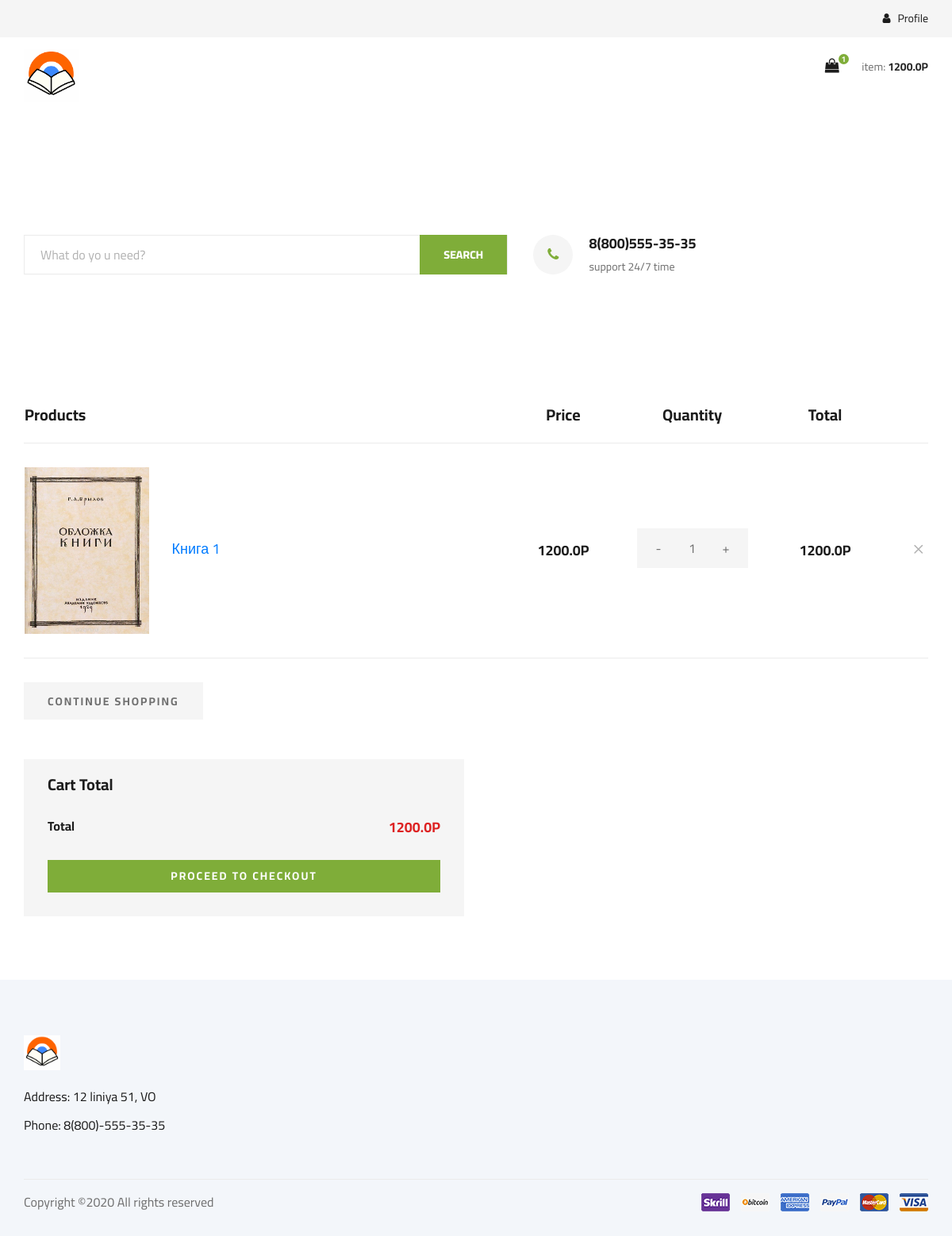
/cart (signed in), run on an earlier commit of the app's database.
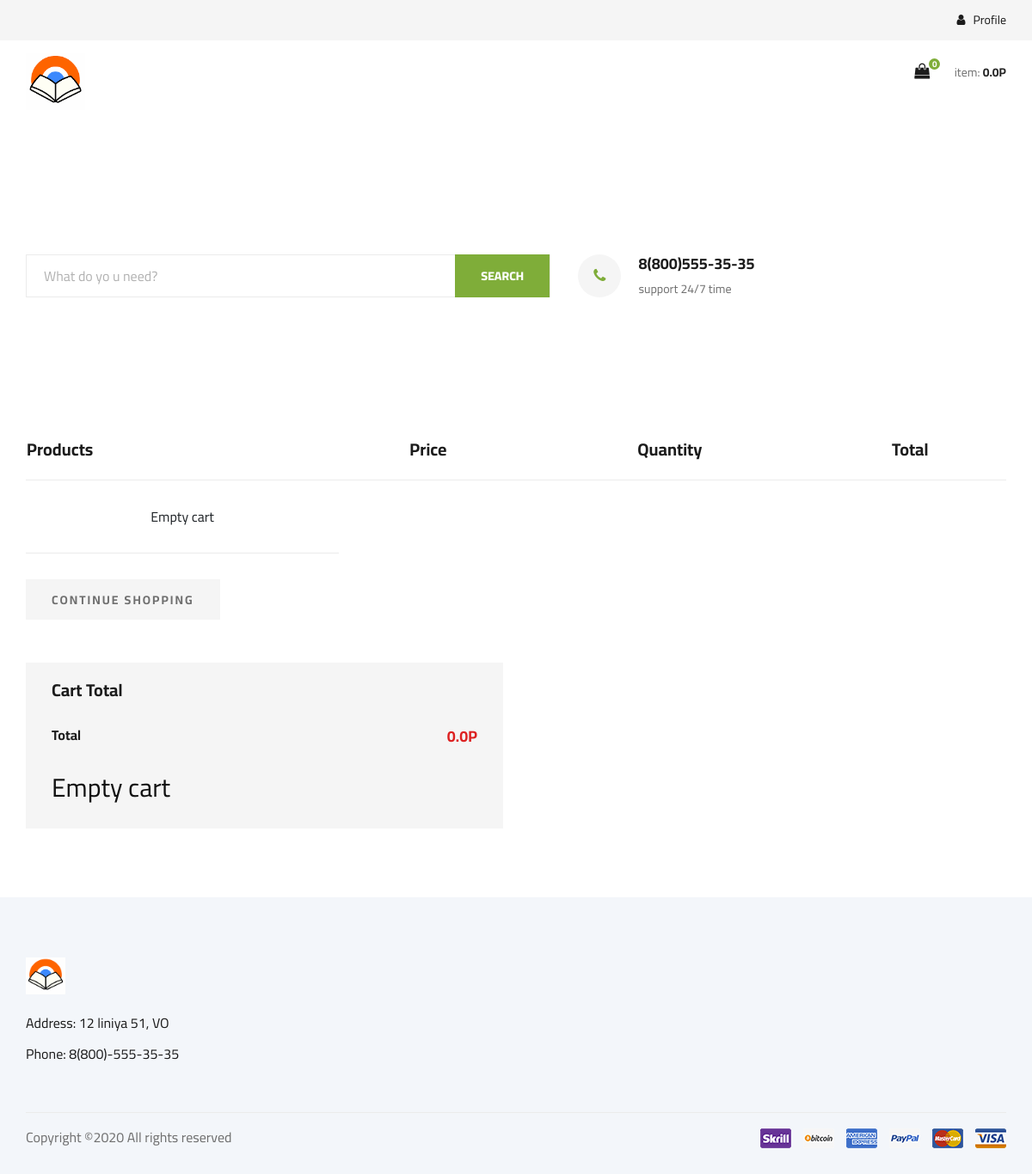
And on a later commit of the database.
### tables this page shows
CREATE TABLE "Корзина" (
	"user_id"	INTEGER NOT NULL,
	"product_id"	INTEGER NOT NULL,
	"count"	INTEGER NOT NULL,
	FOREIGN KEY("product_id") REFERENCES "Товар"("id"),
	FOREIGN KEY("user_id") REFERENCES "Покупатель"("id")
);

CREATE TABLE "Товар" (
	"id"	INTEGER NOT NULL UNIQUE,
	"title"	TEXT NOT NULL,
	"desc"	TEXT,
	"cost_purchase"	FLOAT NOT NULL,
	"cost_sale"	FLOAT NOT NULL,
	"quantity"	INTEGER NOT NULL,
	"tags"	TEXT,
	"rate"	FLOAT DEFAULT 0.0,
	"imageLink"	TEXT,
	PRIMARY KEY("id" AUTOINCREMENT)
);

### app/views.py (the view)
@app.route('/cart',methods=['GET'])
def cart():
    result = {}
    if flask_login.current_user.is_authenticated:
        cart = Cart.getCartOfUser(flask_login.current_user.userID) #TODO: CHECK STATUS
        if(cart['status'] == 0):
            return render_template('shoping-cart.html',
            user = flask_login.current_user,
            productsInCart = cart['data'])
        else:
            return render_template('shoping-cart.html',
            user = flask_login.current_user,
            error = cart['message'])
    else:
        return redirect(url_for('loginUser'))

### app/model.py (called while the page is built)
@login_manager.user_loader
def load_user(userID):
    cursor = db.execute('select * from Покупатель where id = {};'.format(userID))
    allRows = cursor.fetchall()
    if(len(allRows) == 0):
        return None
    row = allRows[0]
    return User(userID = row[0],email = row[4],
    password_hash = row[6],last_name=row[1],
    first_name =row[2] ,birthdate = row[5])

### app/models/Cart.py (called while the page is built)
    @staticmethod #TODO: REFACTOR
    def countTotalCostOfUser(userID):
        cursor = db.execute('select pr.cost_sale,cart.count,cart.count*pr.cost_sale,pr.id \
                as "Total" from Товар as pr \
                inner join Корзина as cart on pr.id == product_id \
                and user_id = {};'.format(userID))
        allRows = cursor.fetchall()
        total = 0.0
        for row in allRows:
            total += row[2]
        cursor.close()
        return total

### app/models/User.py (called while the page is built)
    def getTotalCostOfCart(self):
        return Cart.countTotalCostOfUser(self.userID)

    def getCountOfItemsInCart(self):
        return Cart.getCountOfItemsInCart(self.userID)["data"][0]

### utils/imageHelper.py (called while the page is built)
def makeFullPathToImage(imageLink):
    return 'img/book/' + imageLink

### app/templates/shoping-cart.html (shortened to what this page needs)
<!DOCTYPE html>
<html lang="zxx">
<head>
    <link rel="stylesheet" href="{{url_for('static',filename='css/bootstrap.min.css')}}" type="text/css">
    <link rel="stylesheet" href="{{url_for('static',filename='css/font-awesome.min.css')}}" type="text/css">
    <link rel="stylesheet" href="{{url_for('static',filename='css/elegant-icons.css')}}" type="text/css">
    <link rel="stylesheet" href="{{url_for('static',filename='css/nice-select.css')}}" type="text/css">
    <link rel="stylesheet" href="{{url_for('static',filename='css/jquery-ui.min.css')}}" type="text/css">
    <link rel="stylesheet" href="{{url_for('static',filename='css/owl.carousel.min.css')}}" type="text/css">
    <link rel="stylesheet" href="{{url_for('static',filename='css/slicknav.min.css')}}" type="text/css">
    <link rel="stylesheet" href="{{url_for('static',filename='css/style.css')}}" type="text/css">
</head>
<body>
    <header class="header">
        <div class="header__top">
        <div class="container">
        <div class="row">
        <div class="col-lg-6 col-md-6">
        </div>
        <div class="col-lg-6 col-md-6">
        <div class="header__top__right">
          {% if user.is_authenticated %}
          <div class="header__top__right__auth">
            <a href="{{url_for('userInfo')}}"><i class="fa fa-user"></i> Profile</a>
            </div>
          {% else %}
        <div class="header__top__right__auth">
        <a href="{{url_for('loginUser')}}"><i class="fa fa-user"></i> Login</a>
        </div>
        {% endif %}
        </div>
        </div>
        </div>
        </div>
        </div>
        <div class="container">
        <div class="row">
        <div class="col-lg-3">
        <div class="header__logo">
        <a href="{{ url_for('showBooks',page=1) }}"><img width="30%" height="30%" src="{{ url_for('static',filename = 'img/logo.png') }}" alt=""></a>
        </div>
        </div>
        <div class="col-lg-3">
          </div>
          <div class="col-lg-3">
            </div>
        <div class="col-lg-3">
        <div class="header__cart">
        <ul>
          {% if user.is_authenticated%}
        <li><a href="/cart"><i class="fa fa-shopping-bag"></i> <span id="fa__fa-shopping-bag__indicator__quantity">{{user.getCountOfItemsInCart()}}</span></a></li>
          {% else %}
        <li><a href="{{url_for('loginUser')}}"><i class="fa fa-shopping-bag"></i> <span>0</span></a></li>
          {% endif %}
        </ul>
          {% if user.is_authenticated %}
        <div class="header__cart__price">item: <span id="header__cart__price__totalCost">{{user.getTotalCostOfCart()}}P</span></div>
          {% else %}
        <div class="header__cart__price">item: <span>0.0P</span></div>
          {% endif %}
        </div>
        </div>
        </div>
        </div>
        </header>
    <section class="hero">
        <div class="container">
        <div class="row">
        <div class="col-lg-9">
        <div class="hero__search">
        <div class="hero__search__form">
        <form action="{{ url_for('showBooks',page=1) }}" method="GET">
          {% if q%}
        <input name="q" type="text" placeholder="What do yo u need?" value = "{{ q }}">
          {%else %}
        <input name="q" type="text" placeholder="What do yo u need?">
          {% endif %}
        <button type="submit" class="site-btn">SEARCH</button>
        </form>
        </div>
        <div class="hero__search__phone">
        <div class="hero__search__phone__icon">
        <i class="fa fa-phone"></i>
        </div>
        <div class="hero__search__phone__text">
        <h5>8(800)555-35-35</h5>
        <span>support 24/7 time</span>
        </div>
        </div>
        </div>
        </div>
        </div>
        </div>
        </section>
    <section class="shoping-cart spad">
        <div class="container">
            <div class="row">
                <div class="col-lg-12">
                    <div class="shoping__cart__table">
                        <table>
                            <thead>
                                <tr>
                                    <th class="shoping__product">Products</th>
                                    <th>Price</th>
                                    <th>Quantity</th>
                                    <th>Total</th>
                                    <th></th>
                                </tr>
                            </thead>
                            <tbody>
                                {%if not error%}
                                {% if productsInCart|length == 0 %}
                                <tr><td>Empty cart</td></tr>
                                {% else %}
                                {% for product in productsInCart %}
                                <tr id={{ product.id }}>
                                    <td class="shoping__cart__item">
                                        <img style="max-width:25%;" src="{{ url_for('static',filename=product.imageLink) }}" alt="">
                                        <h5><a style="text-decoration: none;" href="{{ url_for('showDetailsOfBook',productID=product.id)}}">{{ product.title}}</a></h5>
                                    </td>
                                    <td class="shoping__cart__price">
                                        {{ product.cost }}P
                                    </td>
                                    <td class="shoping__cart__quantity">
                                        <div class="quantity">
                                            <div class="pro-qty-cart" value='{{ product.id }}' id='{{ product.cost }}'>
                                                <span class="dec qtybtn">-</span><input type="text" value="{{product.count}}" disabled><span class="inc qtybtn">+</span>
                                            </div>
                                        </div>
                                    </td>
                                    <td class="shoping__cart__total" id="{{product.id}}">
                                        {{product.total}}P
                                    </td>
                                    <td class="shoping__cart__item__close">
                                        <span class="icon_close"></span>
                                    </td>
                                </tr>
                                {% endfor %}
                                {%endif%}
                                {% else %}
                                <tr><td>{{error}}</td></tr>
                                {% endif %}
                            </tbody>
                        </table>
                    </div>
                </div>
            </div>
            <div class="row">
                <div class="col-lg-12">
                    <div class="shoping__cart__btns">
                        <a href="{{ url_for('showBooks',page=1) }}" class="primary-btn cart-btn">CONTINUE SHOPPING</a>
                    </div>
                </div>
                <div class="col-lg-6">
                    <div class="shoping__checkout">
                        <h5>Cart Total</h5>
                        <ul>
                            <li>Total <span>{{  user.getTotalCostOfCart()  }}P</span></li>
                        </ul>
                        {% if not error %}
                        {% if not productsInCart|length == 0 %}
                        <a href="/checkout" class="primary-btn" id="primary-btn-checkout">PROCEED TO CHECKOUT</a>
                        {% endif %}
                        {% else %}
                        <h3>{{error}}</h3>
                        {% endif %}
                    </div>
                </div>
            </div>
        </div>
    </section>
    <footer class="footer spad">
        <div class="container">
            <div class="row">
                <div class="col-lg-3 col-md-6 col-sm-6">
                    <div class="footer__about">
                        <div class="footer__about__logo">
                            <a href="{{ url_for('showBooks',page=1) }}"><img width = 20% height = 20% src="{{ url_for('static',filename='img/logo.png') }}" alt=""></a>
                        </div>
                        <ul>
                            <li>Address: 12 liniya 51, VO</li>
                            <li>Phone: 8(800)-555-35-35</li>
                        </ul>
                    </div>
                </div>
            </div>
            <div class="row">
                <div class="col-lg-12">
                    <div class="footer__copyright">
                        <div class="footer__copyright__text"><p>
  Copyright &copy;<script>document.write(new Date().getFullYear());</script> All rights reserved
  </p></div>
                        <div class="footer__copyright__payment"><img src="{{url_for('static',filename='img/payment-item.png')}}" alt=""></div>
                    </div>
                </div>
            </div>
        </div>
    </footer>
</body>
</html>

What changed in the data, as far as the page shows it:
removed Корзина: imageLink (picture), title "Книга 1", cost "1200.0", count "1", total "1200.0"
Also different on the page:
{{ user.getCountOfItemsInCart() }}: "1" → "0"
{{ user.getTotalCostOfCart() }}: "1200.0" → "0.0"
{{ error }}: (not shown) → "Empty cart"
text no longer shown: "PROCEED TO CHECKOUT"
